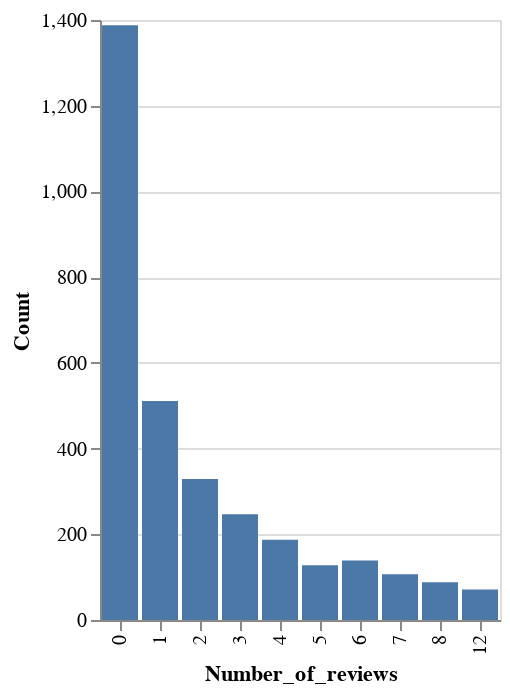

This figure's notebook cell:
### Code cell
#Let's make some graphics with the calculated data.
alt.Chart(result).mark_bar().encode(
    x='Number_of_reviews:N',
    y='Count:Q',)

### Figure 1 — Vega-Lite specification as saved in the notebook (floating-point values rounded to 4 significant figures)
{"config": {"view": {"continuousWidth": 400, "continuousHeight": 300}}, "data": {"name": "data-ce0aa57a2942cf02bca82a7ee31ed9c8"}, "mark": "bar", "encoding": {"x": {"field": "Number_of_reviews", "type": "nominal"}, "y": {"field": "Count", "type": "quantitative"}}, "$schema": "https://vega.github.io/schema/vega-lite/v4.17.0.json", "datasets": {"data-ce0aa57a2942cf02bca82a7ee31ed9c8": [{"Number_of_reviews": 0.0, "Count": 1388.0}, {"Number_of_reviews": 1.0, "Count": 511.0}, {"Number_of_reviews": 2.0, "Count": 329.0}, {"Number_of_reviews": 3.0, "Count": 247.0}, {"Number_of_reviews": 4.0, "Count": 187.0}, {"Number_of_reviews": 6.0, "Count": 139.0}, {"Number_of_reviews": 5.0, "Count": 128.0}, {"Number_of_reviews": 7.0, "Count": 107.0}, {"Number_of_reviews": 8.0, "Count": 88.0}, {"Number_of_reviews": 12.0, "Count": 71.0}]}}
